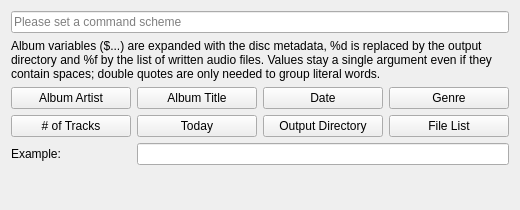
<?xml version="1.0" encoding="UTF-8"?>
<!--
SPDX-FileCopyrightText: 2007-2026 Marco Nelles
SPDX-License-Identifier: GPL-3.0-or-later
-->
<ui version="4.0">
    <class>ProfileDataHookWizardWidgetUI</class>
    <widget class="QWidget" name="ProfileDataHookWizardWidgetUI">
        <property name="geometry">
            <rect>
                <x>0</x>
                <y>0</y>
                <width>520</width>
                <height>210</height>
            </rect>
        </property>
        <layout class="QGridLayout" name="gridLayout">
            <item row="0" column="0" colspan="4">
                <widget class="QLineEdit" name="qlineedit_command">
                    <property name="placeholderText">
                        <string>Please set a command scheme</string>
                    </property>
                </widget>
            </item>
            <item row="1" column="0" colspan="4">
                <widget class="QLabel" name="label_hint">
                    <property name="wordWrap">
                        <bool>true</bool>
                    </property>
                    <property name="text">
                        <string>Album variables ($...) are expanded with the disc metadata, %d is replaced by the output directory and %f by the list of written audio files. Values stay a single argument even if they contain spaces; double quotes are only needed to group literal words.</string>
                    </property>
                </widget>
            </item>
            <item row="2" column="0">
                <widget class="QPushButton" name="kpushbutton_albumartist">
                    <property name="text">
                        <string>Album Artist</string>
                    </property>
                </widget>
            </item>
            <item row="2" column="1">
                <widget class="QPushButton" name="kpushbutton_albumtitle">
                    <property name="text">
                        <string>Album Title</string>
                    </property>
                </widget>
            </item>
            <item row="2" column="2">
                <widget class="QPushButton" name="kpushbutton_date">
                    <property name="text">
                        <string>Date</string>
                    </property>
                </widget>
            </item>
            <item row="2" column="3">
                <widget class="QPushButton" name="kpushbutton_genre">
                    <property name="text">
                        <string>Genre</string>
                    </property>
                </widget>
            </item>
            <item row="3" column="0">
                <widget class="QPushButton" name="kpushbutton_nooftracks">
                    <property name="text">
                        <string># of Tracks</string>
                    </property>
                </widget>
            </item>
            <item row="3" column="1">
                <widget class="QPushButton" name="kpushbutton_today">
                    <property name="text">
                        <string>Today</string>
                    </property>
                </widget>
            </item>
            <item row="3" column="2">
                <widget class="QPushButton" name="kpushbutton_outputdir">
                    <property name="text">
                        <string>Output Directory</string>
                    </property>
                </widget>
            </item>
            <item row="3" column="3">
                <widget class="QPushButton" name="kpushbutton_filelist">
                    <property name="text">
                        <string>File List</string>
                    </property>
                </widget>
            </item>
            <item row="4" column="0">
                <widget class="QLabel" name="label_example">
                    <property name="text">
                        <string>Example:</string>
                    </property>
                    <property name="buddy">
                        <cstring>qlineedit_example</cstring>
                    </property>
                </widget>
            </item>
            <item row="4" column="1" colspan="3">
                <widget class="QLineEdit" name="qlineedit_example">
                    <property name="readOnly">
                        <bool>true</bool>
                    </property>
                </widget>
            </item>
            <item row="5" column="1">
                <spacer name="verticalSpacer">
                    <property name="orientation">
                        <enum>Qt::Vertical</enum>
                    </property>
                    <property name="sizeHint" stdset="0">
                        <size>
                            <width>20</width>
                            <height>10</height>
                        </size>
                    </property>
                </spacer>
            </item>
        </layout>
    </widget>
    <resources/>
    <connections/>
</ui>
